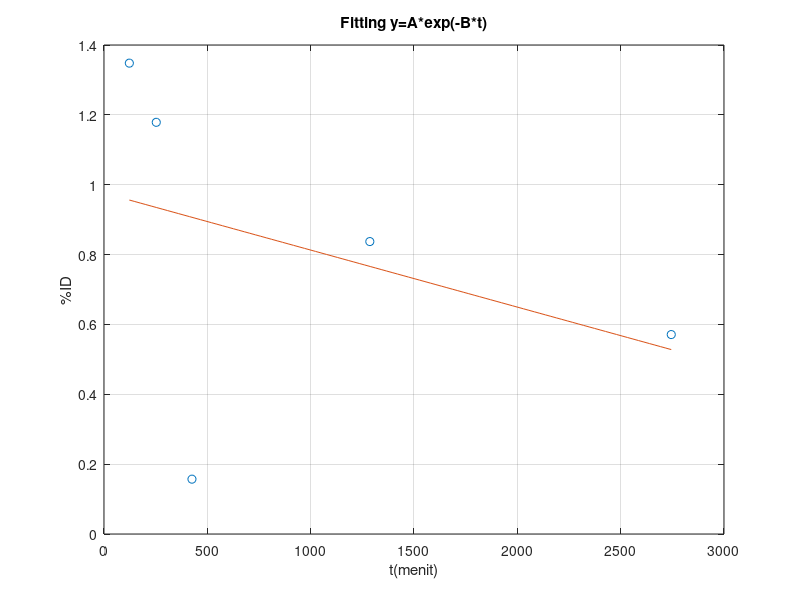

This chart was generated by the following MATLAB code:
% no_2(a)
t = [122.6; 252.9; 1286.2; 2744.8; 425.6];
ID = [3.85; 3.25; 2.31; 1.77; 1.17];

n = length(t);
Y = log(ID);

for i=1:n
  G(i,1)=1;
  G(i,2)=t(i);
end

A = inv(transpose(G)*G)*transpose(G)*Y;

a=exp(A(1))
b=-A(2)

xx=linspace(min(t),max(t));
yy=A(1)+A(2)*xx;
plot(t,Y,'o',xx,yy,'-');
title("Fitting y=A*exp(-B*t)");
xlabel("t(menit)");
ylabel("%ID");
grid on



